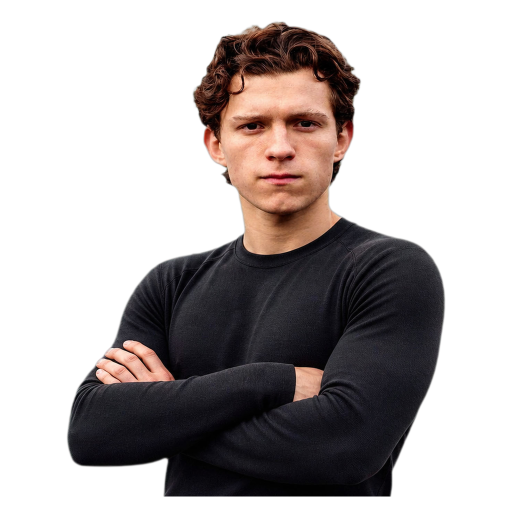
#> input picture 素材/spidey/skin-cutouts/peter-cutout.png, 1024 x 1024 px, given in place of 调整图片背景为透明.png, which was not available (shown at 1/2 size)
$ python build-user-cutouts.py
#> lines starting #> are read from the running program, lines starting #| are printed output that depends on the picture; after the words box and inside, x2 and y2 are one past the last pixel; in counts of white or black regions, pixels touching at a corner belong together; pictures that were not available may be replaced by others from this repository, and a replacement may not be noted
"""Process the user-provided cover cutouts (white background) into transparent
skin hero cutouts.

The user's tool removed the cover background but left a near-white backdrop.
The figure's own whites (eyes, tee, sneakers) share the same color, so we
flood-fill from the frame borders instead of a global color key, then crop and
normalize both figures onto the same 3:4 canvas.

Usage: python3 scripts/build-user-cutouts.py
"""
from PIL import Image, ImageFilter
from collections import deque
import os

ROOT = os.path.dirname(os.path.dirname(os.path.abspath(__file__)))
OUT = os.path.join(ROOT, '素材', 'spidey', 'skin-cutouts')
os.makedirs(OUT, exist_ok=True)

DESKTOP = '/Users/aadmin/Desktop'
SRC = {
    'suit': os.path.join(DESKTOP, '调整图片背景为透明.png'),
    'peter': os.path.join(DESKTOP, '调整图片背景为透明 (1).png'),
}

CANVAS_W, CANVAS_H = 1024, 1024
FIG_H = int(CANVAS_H * 0.94)
FIG_TOP = int((CANVAS_H - FIG_H) / 2)


def key_white(im, tolerance=34):
    """Remove the border-connected near-white backdrop via BFS flood fill.

    Pixels close to pure white are candidates; the connected component that
    touches the frame border is the background and is keyed out. Interior
    white regions of the figure (eyes, tee, sneakers) survive because they are
    enclosed by non-white figure pixels.
    """
    w, h = im.size
    raw = im.tobytes()
    n = w * h
    candidate = bytearray(n)
    t2 = tolerance * tolerance
    for i in range(n):
        r = raw[i * 3]
        g = raw[i * 3 + 1]
        b = raw[i * 3 + 2]
        dr = 255 - r
        dg = 255 - g
        db = 255 - b
        if dr * dr + dg * dg + db * db <= t2:
            candidate[i] = 1

    visited = bytearray(n)
    q = deque()
    for y in range(h):
        for x in range(w):
            if x in (0, w - 1) or y in (0, h - 1):
                i = y * w + x
                if candidate[i] and not visited[i]:
                    visited[i] = 1
                    q.append(i)
    while q:
        i = q.popleft()
        x = i % w
        y = i // w
        for nx, ny in ((x - 1, y), (x + 1, y), (x, y - 1), (x, y + 1)):
            if nx < 0 or ny < 0 or nx >= w or ny >= h:
                continue
            ni = ny * w + nx
            if candidate[ni] and not visited[ni]:
                visited[ni] = 1
                q.append(ni)

    rgba = im.convert('RGBA')
    op = rgba.load()
    for y in range(h):
        base = y * w
        for x in range(w):
            if visited[base + x]:
                op[x, y] = (op[x, y][0], op[x, y][1], op[x, y][2], 0)
    return rgba


def keep_largest_component(rgba):
    """Zero out alpha except the largest connected opaque region (the figure)."""
    w, h = rgba.size
    a = rgba.getchannel('A')
    ap = a.load()
    n = w * h
    visited = bytearray(n)
    best = []
    for y in range(h):
        for x in range(w):
            i = y * w + x
            if visited[i] or ap[x, y] < 100:
                continue
            comp = []
            q = [i]
            visited[i] = 1
            while q:
                j = q.pop()
                cx = j % w
                cy = j // w
                comp.append(j)
                for nx, ny in ((cx - 1, cy), (cx + 1, cy), (cx, cy - 1), (cx, cy + 1)):
                    if nx < 0 or ny < 0 or nx >= w or ny >= h:
                        continue
                    ni = ny * w + nx
                    if not visited[ni] and ap[nx, ny] >= 100:
                        visited[ni] = 1
                        q.append(ni)
            if len(comp) > len(best):
                best = comp
    mask = bytearray(n)
    for j in best:
        mask[j] = 1
    op = rgba.load()
    for y in range(h):
        for x in range(w):
            if not mask[y * w + x]:
                op[x, y] = (op[x, y][0], op[x, y][1], op[x, y][2], 0)
    return rgba


def bbox_of(rgba, threshold=120):
    w, h = rgba.size
    a = rgba.getchannel('A') if 'A' in rgba.getbands() else rgba
    ap = a.load()
    xs, ys = [], []
    for y in range(h):
        for x in range(w):
            if ap[x, y] > threshold:
                xs.append(x)
                ys.append(y)
    if not xs:
        return (0, 0, w, h)
    return (min(xs), min(ys), max(xs), max(ys))


def save_cutout(rgba, name):
    base = os.path.join(OUT, f'{name}-cutout')
    rgba.save(base + '.png')
    rgba.save(base + '.webp', quality=72, method=6)
    print('ok', name, os.path.getsize(base + '.webp'), 'bytes webp')


cutouts = {}
for name, path in SRC.items():
    im = Image.open(path).convert('RGB')
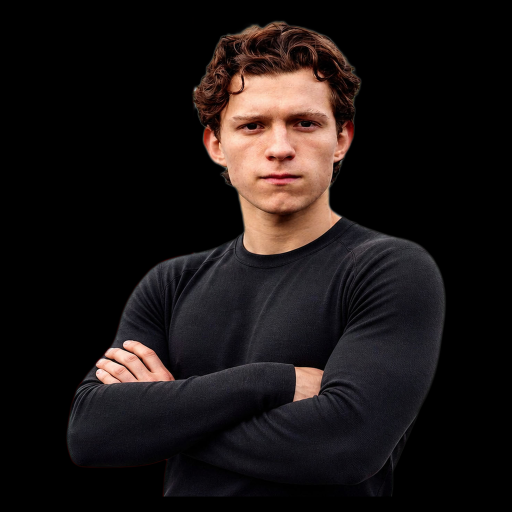
#> im: PIL image 1024x1024 RGB (shown at 1/2 size); mean R, G, B 26.5, 20.5, 19.9
    w, h = im.size
#> w = 1024; h = 1024
    # loose crop around the figure (right portion)
    crop = im.crop((int(w * 0.40), 0, w, h))
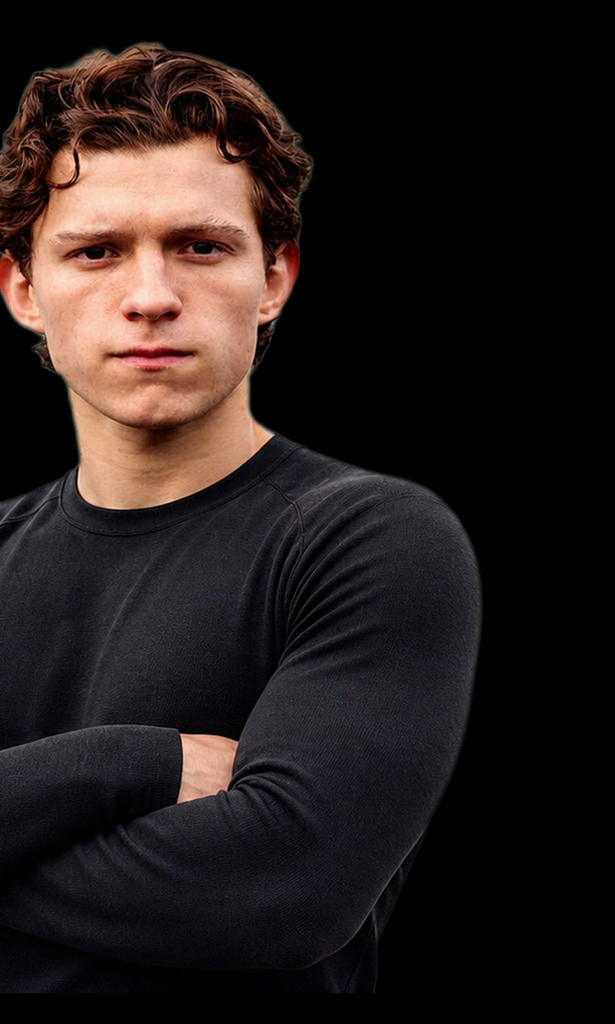
#> crop: PIL image 615x1024 RGB; mean R, G, B 37.1, 28.3, 26.9
    rgba = key_white(crop)
    # open: kill speckles, then keep only the main figure component
    opened = rgba.getchannel('A').filter(ImageFilter.MinFilter(3)).filter(ImageFilter.MaxFilter(3))
#> opened: PIL image 615x1024 L; every value is 255
    rgba.putalpha(opened)
    rgba = keep_largest_component(rgba)
    eroded = rgba.getchannel('A').filter(ImageFilter.MinFilter(3))
    bbox = bbox_of(eroded)
#> bbox = (0, 0, 614, 1023)
    print(name, 'source', (w, h), 'crop', crop.size, 'figure bbox', bbox)
#| suit source (1024, 1024) crop (615, 1024) figure bbox (0, 0, 614, 1023)
    cutouts[name] = (rgba, bbox)
#> pass 2 of the loop `for name, path in SRC.items():`:
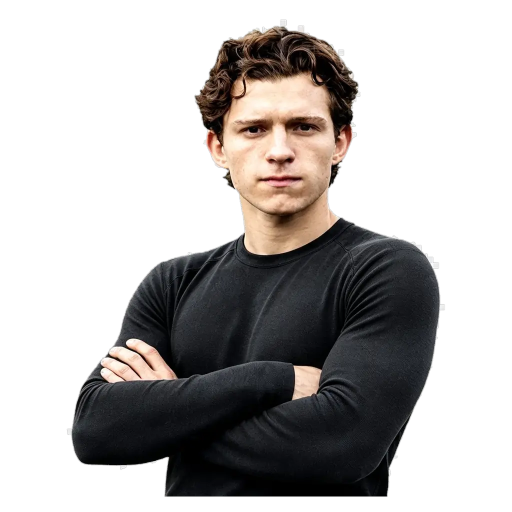
#> input picture 素材/spidey/skin-cutouts/peter-cutout.webp, 1024 x 1024 px, given in place of 调整图片背景为透明 (1).png, which was not available (shown at 1/2 size)
#> `crop = im.crop((int(w * 0.40), 0, w, h))`:
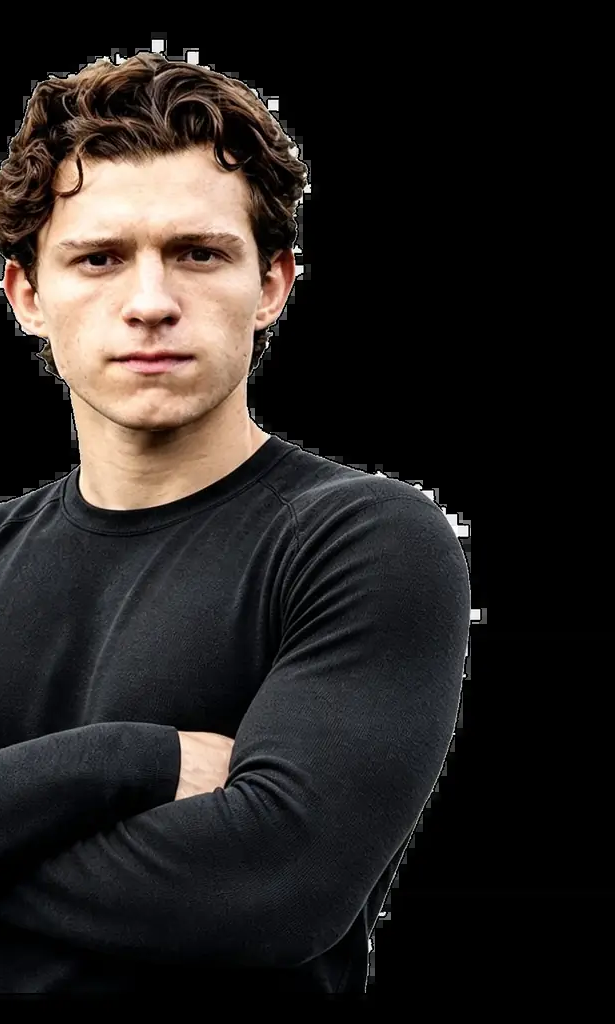
#> crop: PIL image 615x1024 RGB; mean R, G, B 39, 34.5, 32.4
#> `opened = rgba.getchannel('A').filter(ImageFilter.MinFilter(3)).filter(..`:
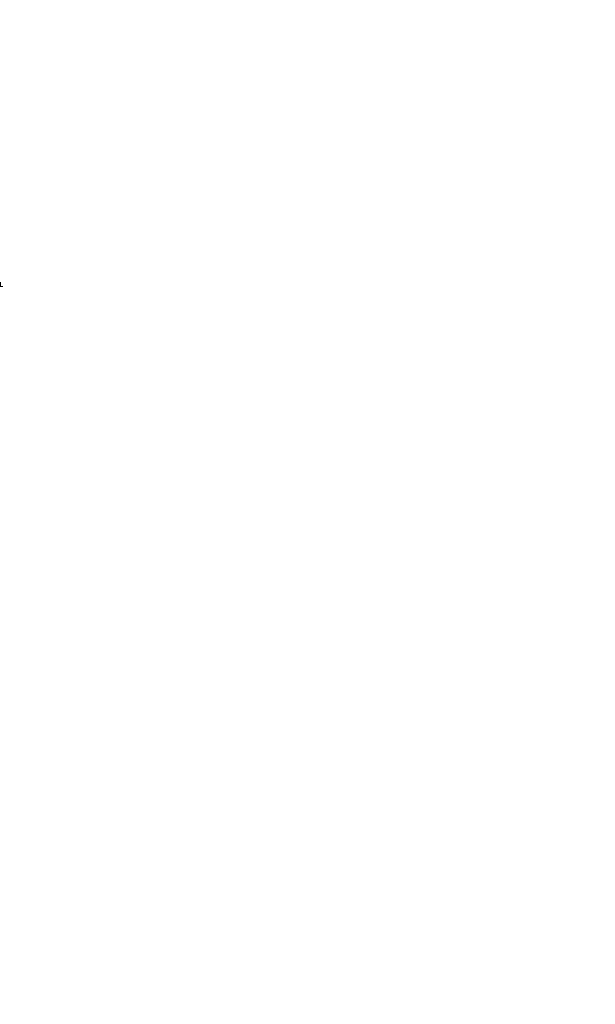
#> opened: PIL image 615x1024 L; 100% white; black in thin lines or dots, all inside (x1, y1, x2, y2) = (0, 282, 3, 287)
#> eroded: PIL image 615x1024 L; 100% white; 1 black region, box (x1, y1, x2, y2) and area: (0, 281, 4, 288) 20
#| peter source (1024, 1024) crop (615, 1024) figure bbox (0, 0, 614, 1023)

# normalize both to the same framing
for name, (rgba, bbox) in cutouts.items():
    bw = bbox[2] - bbox[0]
    bh = bbox[3] - bbox[1]
    pad_x = int(bw * 0.02)
    pad_y = int(bh * 0.01)
    x0 = max(0, bbox[0] - pad_x)
    y0 = max(0, bbox[1] - pad_y)
    x1 = min(rgba.size[0], bbox[2] + pad_x)
    y1 = min(rgba.size[1], bbox[3] + pad_y)
    fig = rgba.crop((x0, y0, x1, y1))
    scale = FIG_H / (y1 - y0)
    fw = int((x1 - x0) * scale)
    fig = fig.resize((fw, FIG_H), Image.LANCZOS)
    canvas = Image.new('RGBA', (CANVAS_W, CANVAS_H), (0, 0, 0, 0))
    canvas.paste(fig, ((CANVAS_W - fw) // 2, FIG_TOP), fig)
    # soften hard alpha edges a touch
    a = canvas.getchannel('A').filter(ImageFilter.GaussianBlur(0.6))
    canvas.putalpha(a)
    save_cutout(canvas, name)
#> this loop made 2 passes
#| ok suit 22896 bytes webp
#| ok peter 27736 bytes webp
#> pass 1, `a = canvas.getchannel('A').filter(ImageFilter.GaussianBlur(0.6))`:
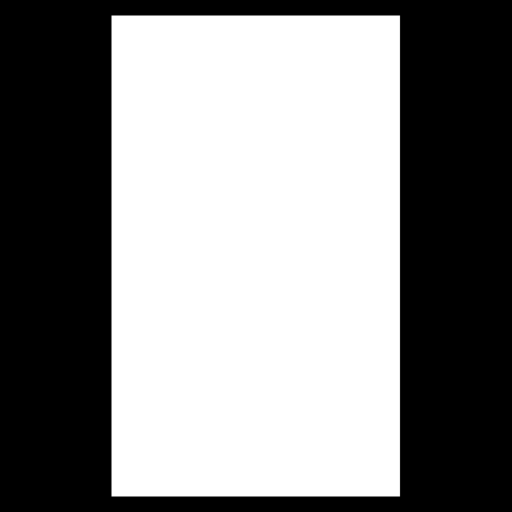
#> a: PIL image 1024x1024 L (shown at 1/2 size); min 0, max 255, mean 135
#> pass 1, in save_cutout, `rgba.save(base + '.png')`:
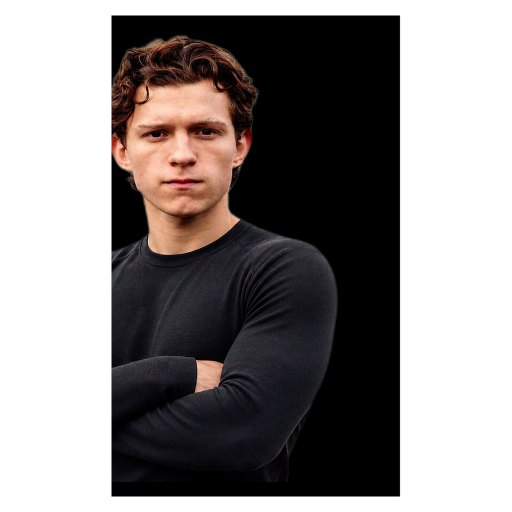
#> saved as suit-cutout.png: PIL image 1024x1024 RGBA (shown at 1/2 size); mean R, G, B, A 19.7, 15, 14.2, 135; transparent parts drawn white
#> after the loop:
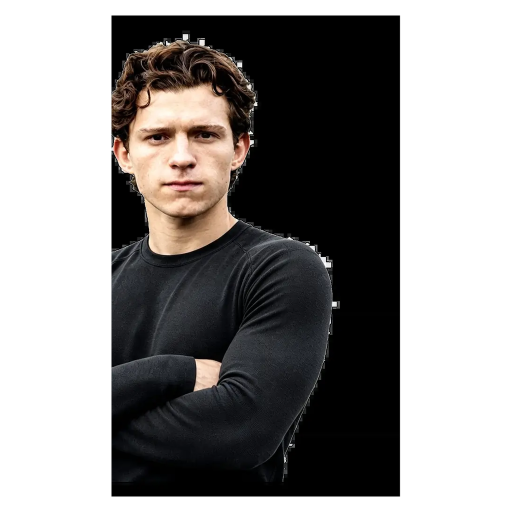
#> canvas: PIL image 1024x1024 RGBA (shown at 1/2 size); mean R, G, B, A 20.6, 18.3, 17.2, 135; transparent parts drawn white
#> after the loop:
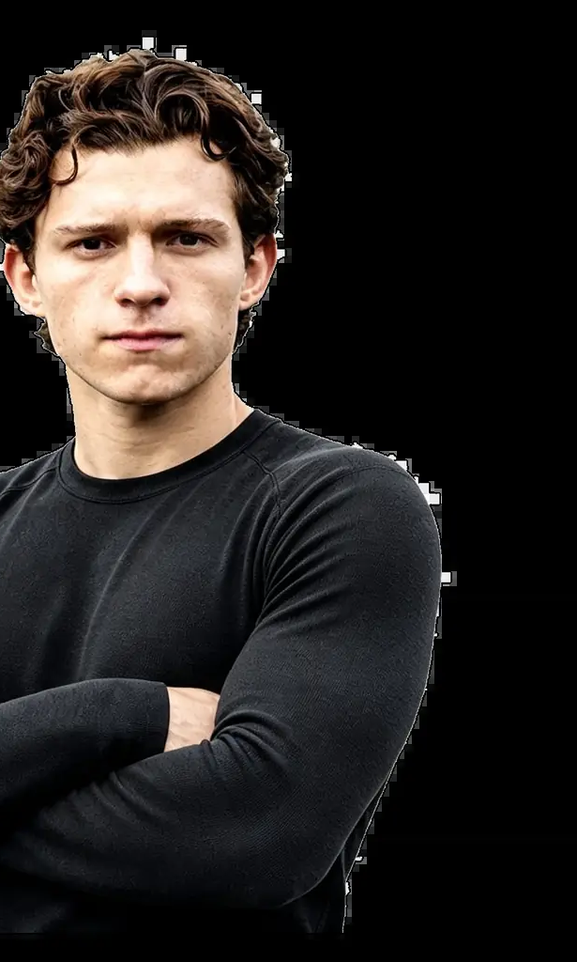
#> fig: PIL image 577x962 RGBA; mean R, G, B, A 39, 34.6, 32.5, 255; transparent parts drawn white

print('cutouts built')
